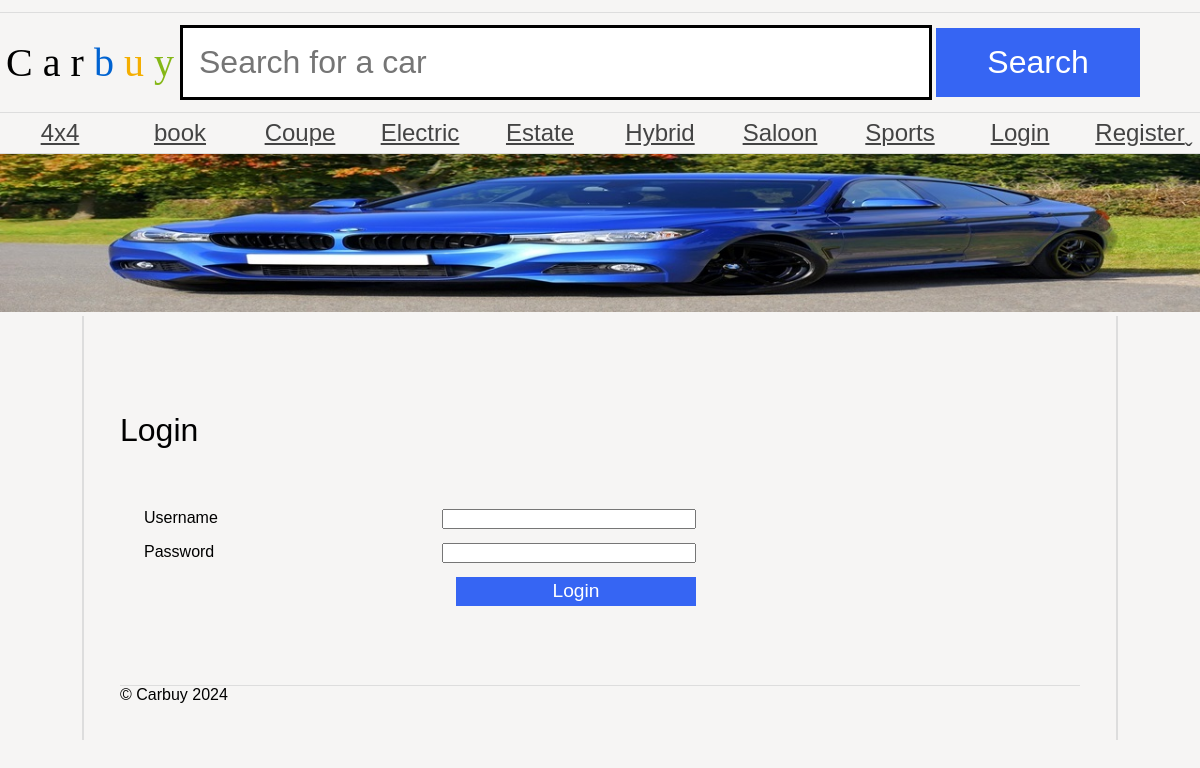
The app's page /as1/public/login.php with its own data.
### tables this page shows
CREATE TABLE `category` (
  `id` int(11) NOT NULL AUTO_INCREMENT,
  `name` varchar(100) NOT NULL,
  PRIMARY KEY (`id`),
  UNIQUE KEY `name` (`name`)
);

### as1/public/login.php (the view, shortened to what this page needs)
<?php
require_once 'db_connect.php';
$categories = $pdo->query("SELECT * FROM category")->fetchAll(PDO::FETCH_ASSOC);
?>
<!DOCTYPE html>
<html>
    <head>
        <link rel="stylesheet" href="carbuy.css" />
    </head>
    <body>
        <header>
            <h1><span class="C">C</span>
                <span class="a">a</span>
                <span class="r">r</span>
                <span class="b">b</span>
                <span class="u">u</span>
                <span class="y">y</span></h1>
            <form action="#">
                <input type="text" name="search" placeholder="Search for a car" />
                <input type="submit" name="submit" value="Search" />
            </form>
        </header>
        <nav>
            <ul>
                <?php foreach ($categories as $category): ?>
                    <li><a class="categoryLink" href="category.php?id=<?= $category['id'] ?>"><?= htmlspecialchars($category['name']) ?></a></li>
                <?php endforeach; ?>
                <?php if (isset($_SESSION['user_id'])): ?>
                    <li><a class="categoryLink" href="addAuction.php">More</a></li>
                    <li><a class="categoryLink" href="logout.php">Logout</a></li>
                    <?php if ($_SESSION['is_admin']): ?>
                        <li><a class="categoryLink" href="adminCategories.php">Admin Categories</a></li>
                    <?php endif; ?>
                <?php else: ?>
                    <li><a class="categoryLink" href="login.php">Login</a></li>
                    <li><a class="categoryLink" href="register.php">Register</a></li>
                <?php endif; ?>
            </ul>
        </nav>
        <img src="banners/1.jpg" alt="Banner" />
        <main>
            <h1>Login</h1>
            <form action="login.php" method="post">
                <label>Username</label> <input type="text" name="username" required />
                <label>Password</label> <input type="password" name="password" required />
                <input type="submit" value="Login" />
            </form>
            <footer>
                © Carbuy 2024
            </footer>
        </main>
    </body>
</html>

### as1/public/carbuy.css (style rules this page uses)
* { margin: 0; padding: 0; }
body { font-family: 'Oxygen-Regular', sans-serif; background-color: #f6f5f4; max-width: 100vw; overflow-x: hidden; }
h1, h2, h3, h4 { font-weight: normal; }
a, a:visited { color: #444; }
header { margin-top: 1vw; font-family: 'Univers-Light-Normal'; display: grid; grid-template-columns: 15% 85%; align-items: center; padding-top: 1vw; padding-bottom: 1vw; border-top: 1px solid #ddd; border-bottom: 1px solid #ddd; }
header h1 { text-align: center; font-size: 2.5em; }
form { display: block; }
header form input[type=text] { border: 3px solid black; font-size: 2em; padding: 0.5em; width: 70%; }
body > img { width: 100vw; }
header form input[type=submit] { background-color: #3665f3; color: white; width: 20%; font-size: 2em; padding: 0.5em; cursor: pointer; border: 0; }
header .b { color: #0063d1; }
header .u { color: #f4ae01; }
header .y { color: #85b716; }
body > nav { border-bottom: 1px solid #ddd; }
body > nav ul li:last-child a:after { content: 'ˬ'; position: absolute; }
body > nav ul { display: flex; width: 100vw; list-style-type: none; }
body > nav ul li { flex: 1; }
body > nav ul li a { display: block; text-align: center; padding-top: 0.5vw; padding-bottom: 0.5vw; font-size: 1.5em; }
main { padding: 3vw; display: block; overflow: hidden; width: 80vw; margin: auto; border-left: 2px solid #ddd; border-right: 2px solid #ddd; }
main h1 { margin-top: 5vw; margin-bottom: 5vw; }
footer { margin-top: 5vw; border-top: 1px solid #ddd; }
main form { display: flex; flex-wrap: wrap; width: 50vw; }
main form label, main form input { flex-grow: 1; width: 20vw; margin-bottom: 1em; margin-right: 2vw; margin-left: 2vw; }
main form input[type=submit] { background-color: #3665f3; color: white; flex-grow: 0; margin-left: auto; font-size: 1.2em; padding: 0.2em; cursor: pointer; border: 0; }

### records on screen
category: name "4x4"
category: name "book"
category: name "Coupe"
category: name "Electric"
category: name "Estate"
category: name "Hybrid"
category: name "Saloon"
category: name "Sports"
